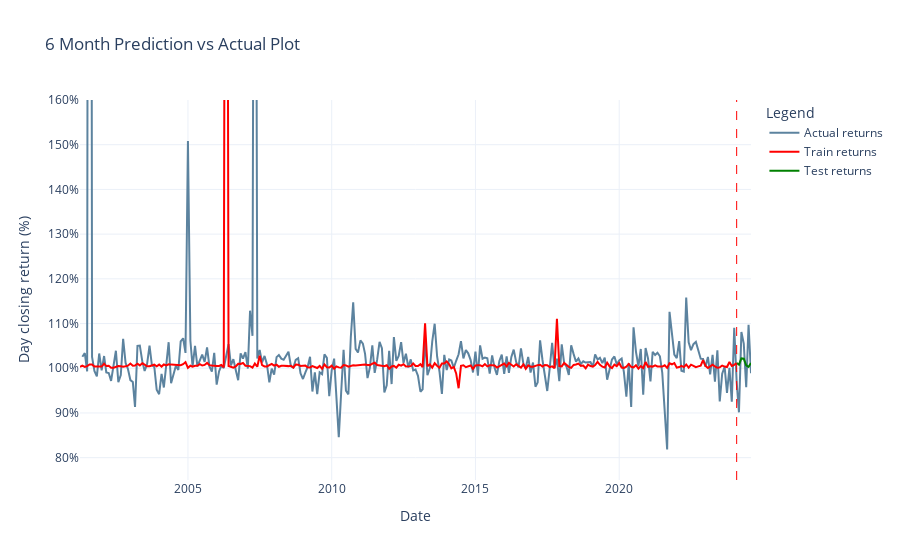

This figure's notebook cell:
### Markdown cell above
### 6 Months Actual vs Prediction

### Code cell
importlib.reload(comparison)
y_train_mean_pred_6m, y_test_mean_pred_6m = comparison.get_train_test_mean_pred(y_train_pred_6m, y_test_pred_6m, len(df.columns))
#
comparison.generate_plot(df, df_tabular_multi, y_train_mean_pred_6m, y_test_mean_pred_6m)

### Figure 1 — Plotly figure (JSON) as saved in the notebook; plotly's stock layout.template omitted (floating-point values rounded to 4 significant figures; data arrays with more than 128 entries replaced by an {"elided": "..."} marker saying what was removed)
{"data": [{"line": {"color": "#5c839f", "width": 2}, "mode": "lines", "name": "Actual returns", "x": {"elided": "281 str values"}, "y": {"elided": "300 float values"}, "type": "scatter"}, {"line": {"color": "red", "width": 2}, "mode": "lines", "name": "Train returns", "x": {"elided": "275 str values"}, "y": {"elided": "275 float values"}, "type": "scatter"}, {"line": {"color": "green", "width": 2}, "mode": "lines", "name": "Test returns", "x": ["2024-02-01", "2024-03-01", "2024-04-01", "2024-05-01", "2024-06-01", "2024-07-01", "2024-08-01"], "y": [1.012, 1.008, 1.022, 1.021, 1.006, 1.003, 1.012], "type": "scatter"}], "layout": {"shapes": [{"line": {"color": "red", "dash": "dash", "width": 1}, "type": "line", "x0": "2024-02-01", "x1": "2024-02-01", "xref": "x", "y0": 0, "y1": 1, "yref": "y domain"}], "yaxis": {"title": {"text": "Day closing return (%)"}, "tickformat": ".0%", "range": [0.75, 1.6]}, "title": {"text": "6 Month Prediction vs Actual Plot"}, "xaxis": {"title": {"text": "Date"}}, "legend": {"title": {"text": "Legend"}}}}
